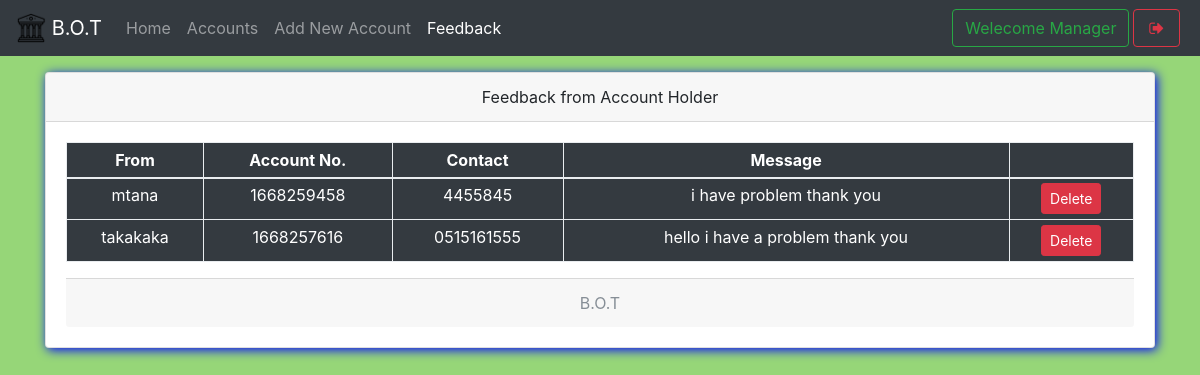
Screenshot of /mfeedback.php (signed in) with the database file from the repository.
### tables this page shows
CREATE TABLE `useraccounts` (
  `id` int(11) NOT NULL,
  `email` text NOT NULL,
  `password` text NOT NULL,
  `name` varchar(111) NOT NULL,
  `balance` varchar(111) NOT NULL,
  `number` varchar(111) NOT NULL,
  `city` varchar(111) NOT NULL,
  `address` varchar(111) NOT NULL,
  `source` varchar(111) NOT NULL,
  `accountNo` varchar(111) NOT NULL,
  `branch` varchar(111) NOT NULL,
  `accountType` varchar(111) NOT NULL,
  `date` timestamp NOT NULL DEFAULT current_timestamp()
);

CREATE TABLE `feedback` (
  `feedbackId` int(11) NOT NULL,
  `message` text NOT NULL,
  `userId` double NOT NULL,
  `date` timestamp NOT NULL DEFAULT current_timestamp()
);

### mfeedback.php (the view, shortened to what this page needs)
<!DOCTYPE html>
<html>
<head>
  <?php require 'assets/autoloader.php'; ?>
  <?php require 'assets/function.php'; ?>
</head>
<body style="background:#96D678;background-size: 100%">
<nav class="navbar navbar-expand-lg navbar-dark bg-dark fixed-top">
 <a class="navbar-brand" href="#">
    <img src="images/logo.png" width="30" height="30" class="d-inline-block align-top" alt="">
   <?php echo bankname; ?>
  </a>
  <div class="collapse navbar-collapse" id="navbarSupportedContent">
    <ul class="navbar-nav mr-auto">
      <li class="nav-item ">
        <a class="nav-link " href="mindex.php">Home <span class="sr-only">(current)</span></a>
      </li>
      <li class="nav-item ">  <a class="nav-link" href="maccounts.php">Accounts</a></li>
      <li class="nav-item ">  <a class="nav-link" href="maddnew.php">Add New Account</a></li>
      <li class="nav-item active">  <a class="nav-link" href="mfeedback.php">Feedback</a></li>
    </ul>
    <?php include 'msideButton.php'; ?>
  </div>
</nav><br><br><br>
<div class="container">
<div class="card w-100 text-center shadowBlue">
  <div class="card-header">
    Feedback from Account Holder
  </div>
  <div class="card-body">
   <table class="table table-bordered table-sm bg-dark text-white">
  <thead>
    <tr>
      <th scope="col">From</th>
      <th scope="col">Account No.</th>
      <th scope="col">Contact</th>
      <th scope="col">Message</th>
      <th scope="col"></th>
    </tr>
  </thead>
  <tbody>
    <?php
      $array = $con->query("select * from useraccounts,feedback where useraccounts.id = feedback.userId");
      if ($array->num_rows > 0)
      {
        while ($row = $array->fetch_assoc())
        {
    ?>
      <tr>
        <td><?php echo $row['name'] ?></td>
        <td><?php echo $row['accountNo'] ?></td>
        <td><?php echo $row['number'] ?></td>
        <td><?php echo $row['message'] ?></td>
        <td>
          <a href="mfeedback.php?delete=<?php echo $row['feedbackId'] ?>" class='btn btn-danger btn-sm' data-toggle='tooltip' title="Delete this Message">Delete</a>
        </td>
      </tr>
    <?php
        }
      }
     ?>
  </tbody>
</table>
  <div class="card-footer text-muted">
    <?php echo bankname; ?>
  </div>
</div>
</body>
</html>

### css/custom.css (style rules this page uses)
.shadowBlue { box-shadow: 2px 2px 11px blue }

### rows the page displays
useraccounts: name "mtana", accountNo "1668259458", number "4455845", feedback.message "i have problem thank you"
useraccounts: name "takakaka", accountNo "1668257616", number "0515161555", feedback.message "hello i have a problem thank you"

### other values shown
bankname "B.O.T"
